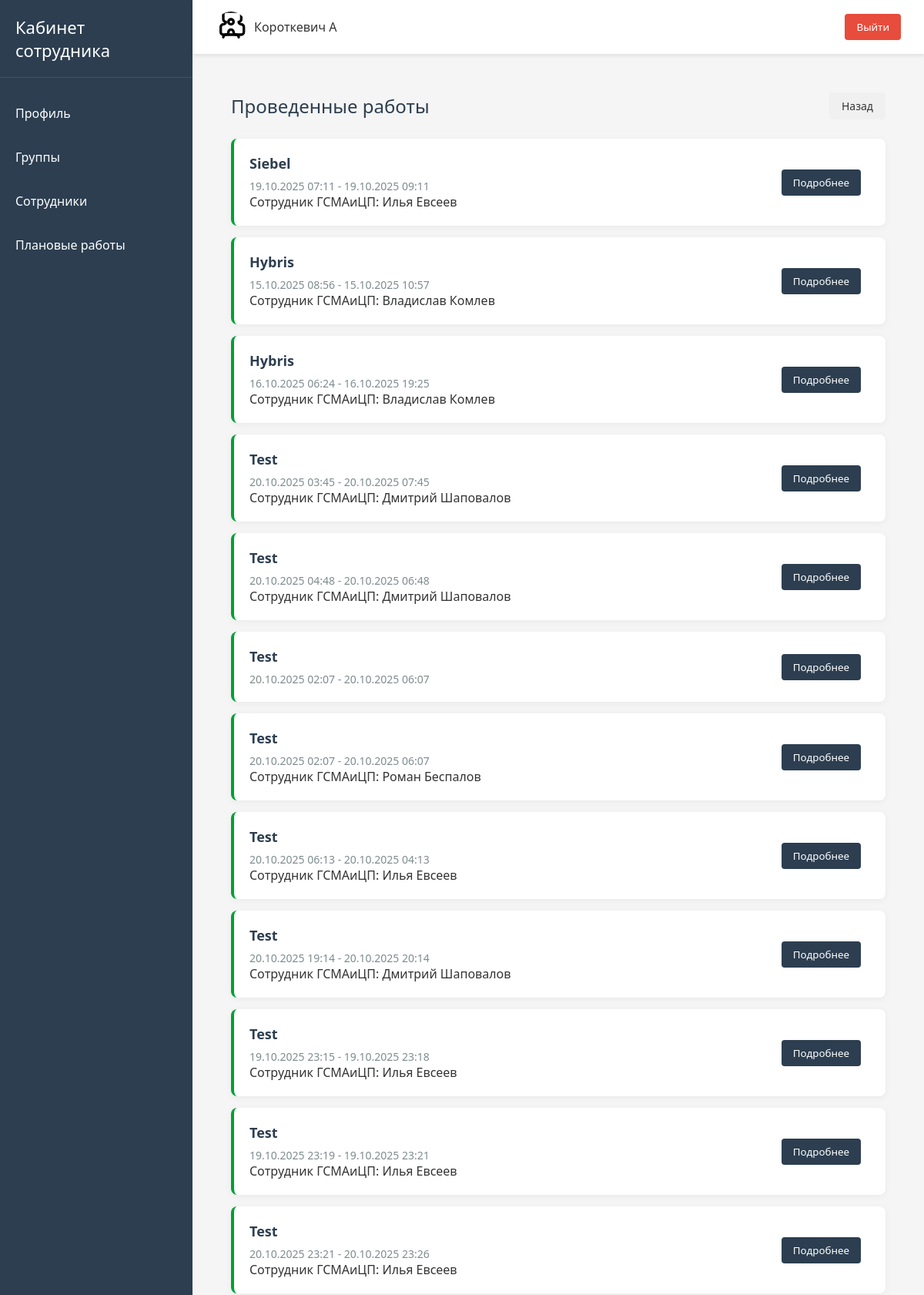
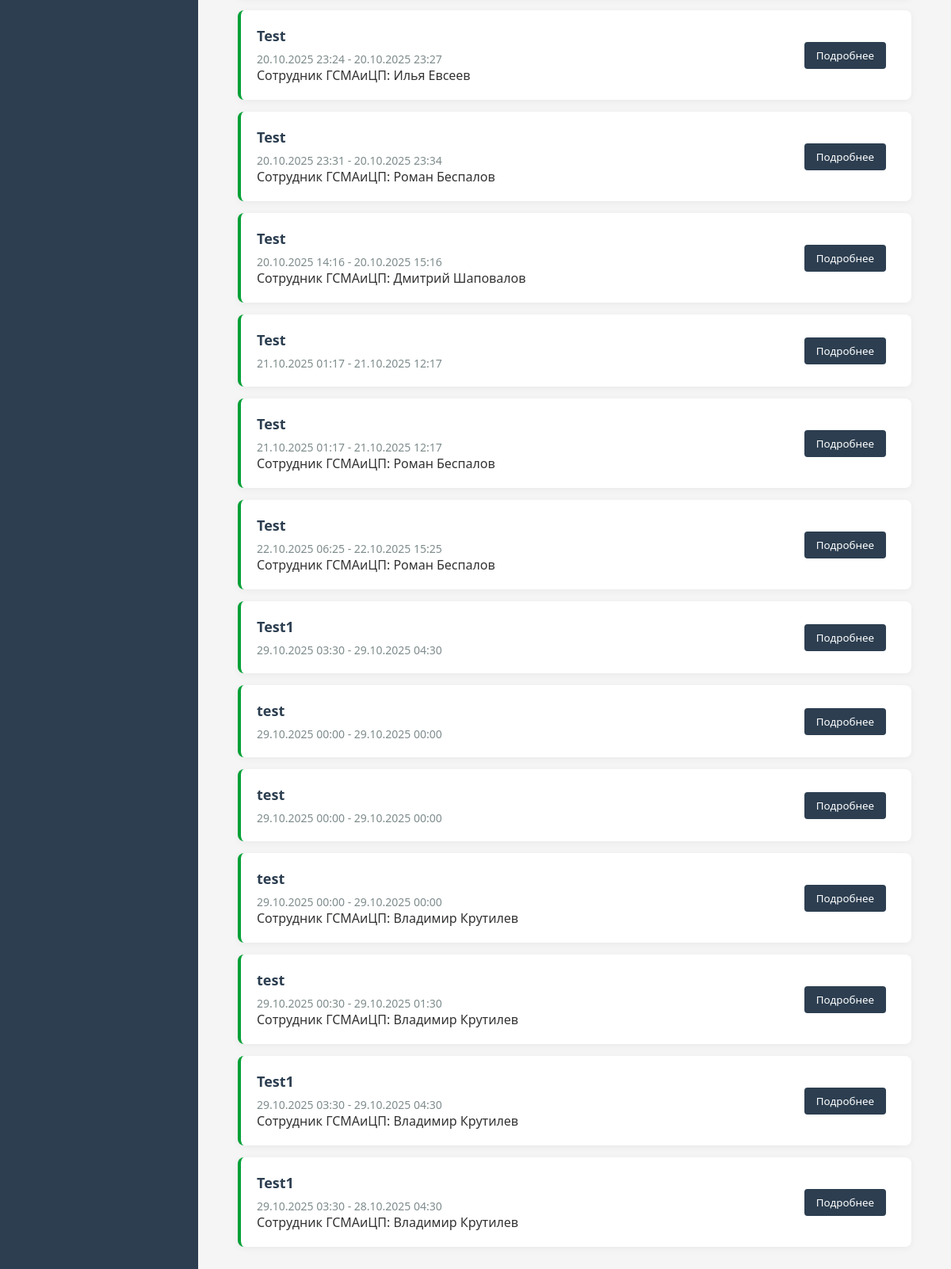
Page /downtime/history/ (signed in) on the committed database (2 pictures, top to bottom).
### users/models.py (models this page shows, shortened)
class User(AbstractUser):
    email = models.EmailField("Email", unique=True)
    job_title = models.CharField("Должность", max_length=100)
    personnel_number = models.CharField(
        "Табельный номер",
        max_length=20,
        unique=True
    )
    group_job = models.ManyToManyField(
        "GroupJob",
        verbose_name="Группа сотрудника",
        related_name="users"
    )
    is_main = models.BooleanField("Босс этой качалки", default=False)
    USERNAME_FIELD = "username"
    REQUIRED_FIELDS = []
    objects = CustomUserManager()

### downtimes/models.py (models this page shows, shortened)
class Downtime(models.Model):
    service = models.CharField("Сервис", max_length=50)
    start_downtime = models.DateTimeField(
        "Дата и время начала работ",
        validators=(check_date,)
    )
    end_downtime = models.DateTimeField(
        "Дата и время окончания работ",
        validators=(check_date,)
    )
    gsma_employee = models.ForeignKey(
        User,
        on_delete=models.SET_NULL,
        null=True,
        related_name="downtimes",
        verbose_name="Сотрудник от ГСМАиЦП"
    )
    link_task = models.URLField("Ссылка на задачу", max_length=150)
    description = models.TextField("Описание")
    created_at = models.DateTimeField(
        "Дата создания записи",
        auto_now_add=True
    )
    class Meta:
        verbose_name = "Проведение работ на сервисе"
        verbose_name_plural = "Проведение работ на сервисе"
        constraints = [
            models.UniqueConstraint(
                fields=[
                    "gsma_employee",
                    "service",
                    "start_downtime",
                    "end_downtime"
                ],
                name='unique_downtime'
            )
        ]

### downtimes/views.py (the view)
# urls.py: path("history/", views.history_downtimes, name="history_downtime")
@login_required
def history_downtimes(request):
    downtimes = Downtime.objects.filter(start_downtime__lt=timezone.now())
    context = {"downtimes": downtimes}
    return render(request, "downtime/history_downtime.html", context)

### templates/downtime/history_downtime.html (shortened to what this page needs)
{% extends "base.html" %}
{% load static %}
{% block content %}
<div class="downtimes-container">
    <div class="downtimes-header">
        <h1 class="downtimes-title">Проведенные работы</h1>
        <a href="{% url 'downtimes:downtime' %}" class="detail-btn back-btn">
            Назад
        </a>
    </div>
    <div class="downtimes-list">
        {% for downtime in downtimes %}
        <div class="downtime-history-card">
            <div class="downtime-info">
                <div class="downtime-service">
                    {{ downtime.service }}
                </div>
                <div class="downtime-period">
                    {{ downtime.start_downtime|date:"d.m.Y H:i" }} - {{ downtime.end_downtime|date:"d.m.Y H:i" }}
                </div>
                {% if downtime.gsma_employee %}
                <div class="downtime-employee">
                    Сотрудник ГСМАиЦП: {{ downtime.gsma_employee.get_full_name|default:downtime.gsma_employee.username }}
                </div>
                {% endif %}
            </div>
            <div class="downtime-status">
                <a href="{% url 'downtimes:downtime_detail' downtime.id %}?from_history=true">
                    <button class="profile-btn">Подробнее</button>
                </a>
            </div>
        </div>
        {% endfor %}
    </div>
</div>
{% endblock %}

### templates/header.html (shortened to what this page needs)
<header class="header">
    <div class="user-info">
        <img alt="User">
        <span>{{ user.last_name }} {{ user.first_name|slice:":1" }}</span>
    </div>
    <form action="{% url 'users:logout' %}" method="post" class="logout-form">
        <button class="logout-btn">Выйти</button>
    </form>
</header>

### static/css/main.css (style rules this page uses)
* { margin: 0; padding: 0; box-sizing: border-box; font-family: 'Segoe UI', Tahoma, Geneva, Verdana, sans-serif; }
body { display: flex; min-height: 100vh; background-color: #f5f5f5; color: #333; }

### static/css/header.css (style rules this page uses)
.header { background-color: white; padding: 15px 30px; display: flex; justify-content: space-between; align-items: center; box-shadow: 0 2px 5px rgba(0, 0, 0, 0.1); }
.user-info { display: flex; align-items: center; }
.user-info img { width: 40px; height: 40px; border-radius: 50%; margin-right: 10px; object-fit: cover; }
.logout-btn { background-color: #e74c3c; color: white; border: none; padding: 8px 15px; border-radius: 4px; cursor: pointer; transition: background-color 0.3s; }

### static/css/groups_detail.css (style rules this page uses)
.profile-btn { background-color: #2c3e50; color: white; border: none; padding: 8px 15px; border-radius: 4px; cursor: pointer; transition: background-color 0.3s; }

### static/css/downtime.css (style rules this page uses)
.downtimes-container { max-width: 1200px; margin: 0 auto; padding: 20px; }
.downtimes-header { display: flex; justify-content: space-between; align-items: center; margin-bottom: 25px; flex-wrap: wrap; gap: 15px; }
.downtimes-title { color: #2c3e50; font-weight: 500; margin: 0; }
.downtimes-list { display: flex; flex-direction: column; gap: 15px; }
.downtime-history-card { background-color: white; border-radius: 8px; padding: 20px; box-shadow: 0 2px 10px rgba(0, 0, 0, 0.05); display: flex; justify-content: space-between; align-items: center; transition: transform 0.2s, box-shadow 0.2s; border-left: 4px solid #01a036; }
.downtime-info { flex-grow: 1; }
.downtime-service { font-size: 18px; font-weight: 600; color: #2c3e50; margin-bottom: 8px; }
.downtime-period { color: #7f8c8d; font-size: 14px; }
.downtime-status { display: inline-block; padding: 4px 12px; border-radius: 12px; font-size: 12px; font-weight: 500; margin-left: 15px; }
.detail-btn { padding: 8px 16px; border-radius: 4px; text-decoration: none; font-size: 14px; transition: all 0.3s ease; border: none; cursor: pointer; }
.back-btn { background-color: #f0f0f0; color: #333; }

### rows in the picture
User: last_name "Короткевич", first_name "А"
Downtime: service "Siebel", start_downtime "19.10.2025 07:11", end_downtime "19.10.2025 09:11", gsma_employee.get_full_name "Илья Евсеев"
Downtime: service "Hybris", start_downtime "15.10.2025 08:56", end_downtime "15.10.2025 10:57", gsma_employee.get_full_name "Владислав Комлев"
Downtime: service "Hybris", start_downtime "16.10.2025 06:24", end_downtime "16.10.2025 19:25", gsma_employee.get_full_name "Владислав Комлев"
Downtime: service "Test", start_downtime "20.10.2025 03:45", end_downtime "20.10.2025 07:45", gsma_employee.get_full_name "Дмитрий Шаповалов"
Downtime: service "Test", start_downtime "20.10.2025 04:48", end_downtime "20.10.2025 06:48", gsma_employee.get_full_name "Дмитрий Шаповалов"
Downtime: service "Test", start_downtime "20.10.2025 02:07", end_downtime "20.10.2025 06:07"
Downtime: service "Test", start_downtime "20.10.2025 02:07", end_downtime "20.10.2025 06:07", gsma_employee.get_full_name "Роман Беспалов"
Downtime: service "Test", start_downtime "20.10.2025 06:13", end_downtime "20.10.2025 04:13", gsma_employee.get_full_name "Илья Евсеев"
Downtime: service "Test", start_downtime "20.10.2025 19:14", end_downtime "20.10.2025 20:14", gsma_employee.get_full_name "Дмитрий Шаповалов"
Downtime: service "Test", start_downtime "19.10.2025 23:15", end_downtime "19.10.2025 23:18", gsma_employee.get_full_name "Илья Евсеев"
Downtime: service "Test", start_downtime "19.10.2025 23:19", end_downtime "19.10.2025 23:21", gsma_employee.get_full_name "Илья Евсеев"
Downtime: service "Test", start_downtime "20.10.2025 23:21", end_downtime "20.10.2025 23:26", gsma_employee.get_full_name "Илья Евсеев"
Downtime: service "Test", start_downtime "20.10.2025 23:24", end_downtime "20.10.2025 23:27", gsma_employee.get_full_name "Илья Евсеев"
Downtime: service "Test", start_downtime "20.10.2025 23:31", end_downtime "20.10.2025 23:34", gsma_employee.get_full_name "Роман Беспалов"
Downtime: service "Test", start_downtime "20.10.2025 14:16", end_downtime "20.10.2025 15:16", gsma_employee.get_full_name "Дмитрий Шаповалов"
Downtime: service "Test", start_downtime "21.10.2025 01:17", end_downtime "21.10.2025 12:17"
Downtime: service "Test", start_downtime "21.10.2025 01:17", end_downtime "21.10.2025 12:17", gsma_employee.get_full_name "Роман Беспалов"
Downtime: service "Test", start_downtime "22.10.2025 06:25", end_downtime "22.10.2025 15:25", gsma_employee.get_full_name "Роман Беспалов"
Downtime: service "Test1", start_downtime "29.10.2025 03:30", end_downtime "29.10.2025 04:30"
Downtime: service "test", start_downtime "29.10.2025 00:00", end_downtime "29.10.2025 00:00"
Downtime: service "test", start_downtime "29.10.2025 00:00", end_downtime "29.10.2025 00:00"
Downtime: service "test", start_downtime "29.10.2025 00:00", end_downtime "29.10.2025 00:00", gsma_employee.get_full_name "Владимир Крутилев"
Downtime: service "test", start_downtime "29.10.2025 00:30", end_downtime "29.10.2025 01:30", gsma_employee.get_full_name "Владимир Крутилев"
Downtime: service "Test1", start_downtime "29.10.2025 03:30", end_downtime "29.10.2025 04:30", gsma_employee.get_full_name "Владимир Крутилев"
Downtime: service "Test1", start_downtime "29.10.2025 03:30", end_downtime "28.10.2025 04:30", gsma_employee.get_full_name "Владимир Крутилев"
